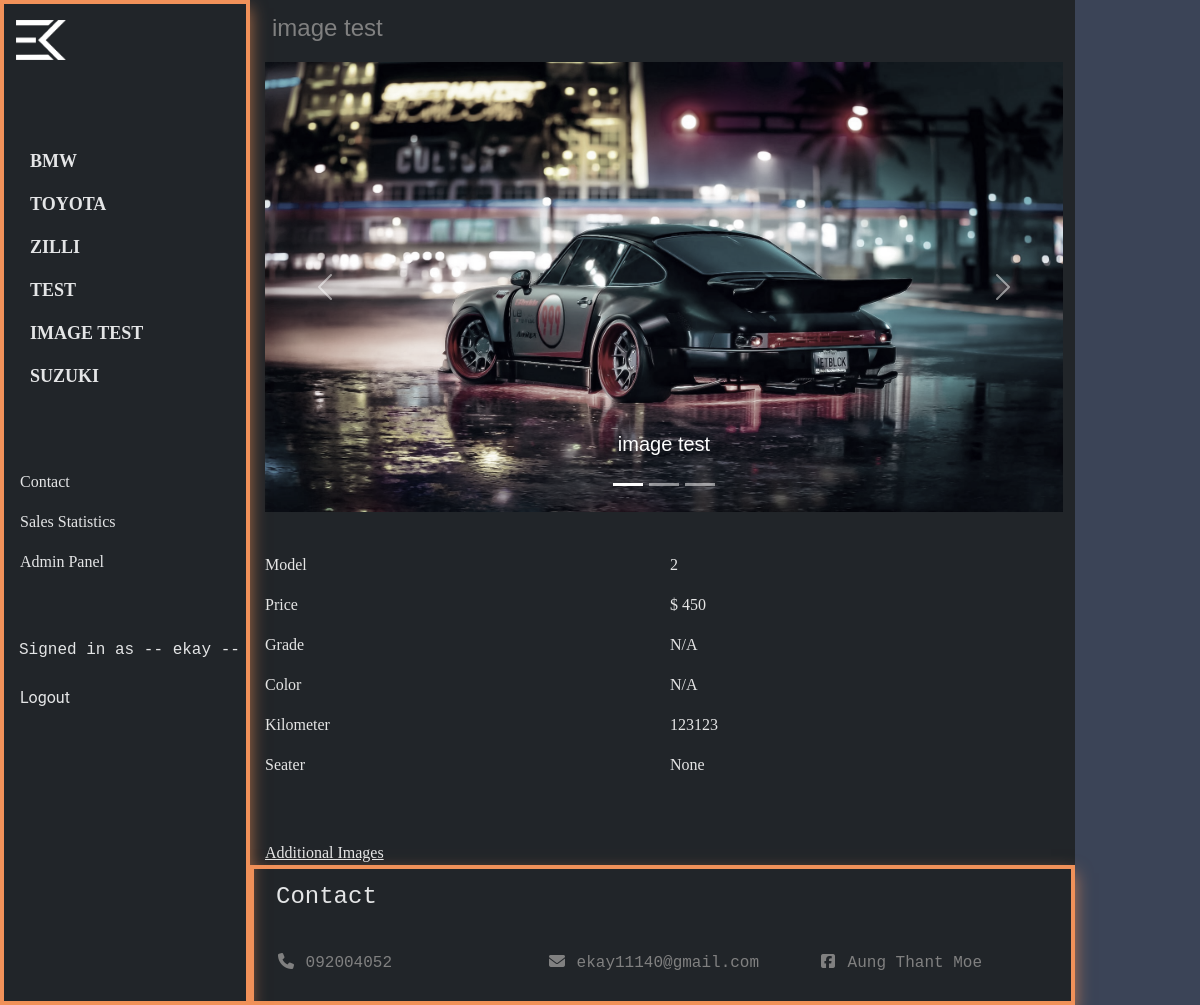
The page /home/details/87/ (signed in) on the database its author committed.
### car_dealership/models.py (models this page shows, shortened)
class CarBrand(models.Model):
    name = models.CharField(max_length=50)

class Car(models.Model):
    car_model = models.ForeignKey(CarModel, on_delete=models.CASCADE)
    year = models.IntegerField()
    price = models.CharField(max_length=100, null=True, blank=True)
    mileage = models.IntegerField(null=True, blank=True)
    grade = models.CharField(max_length=100, null=True, blank=True)
    color = models.CharField(max_length=100, null=True, blank=True)
    optional = models.TextField(null=True, blank=True)
    available = models.BooleanField(default=True)
    seater = models.IntegerField(null=True, blank=True)

class CarModel(models.Model):
    brand = models.ForeignKey(CarBrand, on_delete=models.CASCADE)
    name = models.CharField(max_length=50)

class CarImage(models.Model):
    car = models.ForeignKey('Car', on_delete=models.CASCADE)
    image = models.ImageField(upload_to='car_images/')

### car_dealership/views.py (the view)
@user_required
def car_details(request, car_id):
    car = get_object_or_404(Car, id=car_id)
    financial_details, created = FinancialDetails.objects.get_or_create(car=car)
    car_brands = CarBrand.objects.all()
    context = {
        'car': car,
        'car_brands': car_brands,
        'financial_details': financial_details,
    }
    return render(request, 'car_details.html', context)

### templates/car_details.html (shortened to what this page needs)
{% extends 'base.html' %}
{% load static %}
{% block content %}
<div class="display-container container">
    <div id="carouselExampleCaptions" class="carousel slide" data-bs-ride="carousel">
      <div class="carousel-indicators">
        <button type="button" data-bs-target="#carouselExampleCaptions" data-bs-slide-to="0" class="active" aria-current="true" aria-label="Slide 1"></button>
        <button type="button" data-bs-target="#carouselExampleCaptions" data-bs-slide-to="1" aria-label="Slide 2"></button>
        <button type="button" data-bs-target="#carouselExampleCaptions" data-bs-slide-to="2" aria-label="Slide 3"></button>
      </div>
        <div class="carousel-inner">
            {% if car.carimage_set.all %}
            {% for car_image in car.carimage_set.all %}
                <div class="carousel-item {% if forloop.first %}active{% endif %}">
                    <img src="{{ car_image.image.url }}" class="car-image" alt="slide{{ forloop.counter }}">
                    <div class="carousel-caption d-none d-md-block">
                        <h5>{{ car.car_model.name }}</h5>
                    </div>
                </div>
            {% endfor %}
        {% endif %}
        </div>
      <button class="carousel-control-prev" type="button" data-bs-target="#carouselExampleCaptions" data-bs-slide="prev">
        <span class="carousel-control-prev-icon" aria-hidden="true"></span>
      </button>
      <button class="carousel-control-next" type="button" data-bs-target="#carouselExampleCaptions" data-bs-slide="next">
        <span class="carousel-control-next-icon" aria-hidden="true"></span>
      </button>
    </div>
</div>
    <div class="d-flex containerOne pr-0">
      <div class="detailTextContainer font1">
          <p class="alignLeft textWhite">Model</p>
          <p class="alignLeft textWhite">Price</p>
          <p class="alignLeft textWhite">Grade</p>
          <p class="alignLeft textWhite">Color</p>
          <p class="alignLeft textWhite">Kilometer</p>
          <p class="alignLeft textWhite">Seater</p>
          <br></br>
          {% if car.id %}
              <a href="{% url 'additional_images' car_id=car.id %}" class="alignLeft textWhite underline" target="_blank">Additional Images</a>
          {% endif %}
      </div>
      <div class="detailTextContainer font1">
        <p class="alignLeft textWhite">{{ car.year }}</p>
        <p class="alignLeft textWhite">$  {{ car.price }}</p>
        <p class="alignLeft textWhite">{{ car.grade }}</p>
        <p class="alignLeft textWhite">{{ car.color }}</p>
        <p class="alignLeft textWhite">{{ car.mileage }}</p>
        <p class="alignLeft textWhite">{{ car.seater }}</p>
      </div>
    </div>
</div>
{% endblock %}

### templates/base.html (shortened to what this page needs)
{% load static %}
<!DOCTYPE html>
<html>
<head>
<link rel="stylesheet" type="text/css" href="{% static 'common.css' %}">
<link href="https://cdn.jsdelivr.net/npm/bootstrap@5.0.2/dist/css/bootstrap.min.css" rel="stylesheet">
</head>
<body class="content" style="max-width:1200px">
  <nav class="sidebar bar-block bg-dark collapse top mt-100 mh-500 shadowOrange border-orange border-4" style="z-index:3;width:250px" id="mySidebar">
    <div class="container display-container padding-16">
      <a class="wide textWhite" href="{% url 'car_dealership' %}">
        <img src="\static\images\JustLogo.png" height="40" alt="logo">
      </a>
    </div>
    <div class="padding-64 large textWhite" style="font-weight:bold">
      {% for brand in car_brands %}
      <a onclick="myAccFunc('{{ brand.id }}')" href="javascript:void(0)" class="button block sideBar-dark left-align text-uppercase font1" id="myBtn">
        {{ brand.name }}
      </a>
      {% endfor %}
    </div>
    <a href="#contact" class="bar-item button padding font1 textWhite">Contact</a>
    {% if request.user.is_authenticated and request.user.role.role == 'moderator' %}
    <a href="{% url 'sales_stats' %}" class="bar-item button padding font1 textWhite">Sales Statistics</a>
    <a href="{% url 'admin_home' %}" class="bar-item button padding font1 textWhite">Admin Panel</a>
    {% endif %}
    <br></br>
    <p class="font-monospace mt-8 textWhite ml-15">Signed in as -- {{ request.user.username }} --</p>
    <a class="nav-link textWhite" href="{% url 'user_logout' %}">Logout</a>
  </nav>
<div class="main bg-dark mt-100">
  <header class="container xlarge">
    {% if request.path == '/home/' %}
    <p class="left">Cars</p>
    {% elif car.car_model.name %}
    <p class="left">{{car.car_model.name}}</p>
    {% else %}
    <p class="left"></p>
    {% endif %}
  </header>
  <div class="row grayscale m0 mr-0 pl-15">
    {% block content %}{% endblock %}
  </div>
<div class="row contactStyle bg-dark w100p">
    <footer class="shadowOrange border-orange border-4 p0" id="contact">
      <div class="footer-columns">
        <div class="footer-column font-monospace textWhite pb0">
          <p class="fs-4 textWhite">Contact</p>
        </div>
      </div>
      <div class="footer-columns">
        <div class="footer-column font-monospace textWhite pt0 pb0">
          <p><i class="fa fa-fw fa-phone"></i> 092004052</p>
        </div>
        <div class="footer-column font-monospace textWhite pt0 pb0">
          <p><i class="fa fa-fw fa-envelope"></i> ekay11140@gmail.com</p>
        </div>
        <div class="footer-column font-monospace textWhite pt0 pb0">
          <p><i class="fa fa-fw fa-brands fa-square-facebook"></i> Aung Thant Moe</p>
        </div>
      </div>
    </footer>
</div>
</body>
</html>

### mysite/static/common.css (style rules this page uses)
.content { margin-left: auto; margin-right: auto; }
@media (min-width: 993px) { .sidebar.collapse { display: block!important; } }
.sidebar { height: 100%; width: 200px; background-color: #fff; position: fixed!important; z-index: 1; overflow: auto; }
.top { top: 0; }
.container { padding: 0.01em 16px; }
.display-container { position: relative; }
.padding-16 { padding-top: 16px!important; padding-bottom: 16px!important; }
.wide { letter-spacing: 4px; }
.padding-64 { padding-top: 64px!important; padding-bottom: 64px!important; padding-left: 10px; padding-right: 10px; }
.large { font-size: 18px!important; }
.textWhite { color: #e4e5e6!important; }
.bar-block .bar-item { width: 87%; display: block; padding: 8px 16px; text-align: left; border: none; white-space: normal; float: none; outline: 0; }
.button { -webkit-touch-callout: none; -webkit-user-select: none; -khtml-user-select: none; -moz-user-select: none; -ms-user-select: none; user-select: none; }
.button { border: none; display: inline-block; padding: 8px 16px; vertical-align: middle; overflow: hidden; text-decoration: none; color: inherit; background-color: inherit; text-align: center; cursor: pointer; white-space: nowrap; }
.sidebar a { font-family: "Roboto", sans-serif; }
.left-align { text-align: left!important; }
.block { display: block; width: 80%; }
.padding { padding: 8px 16px!important; }
.xlarge { font-size: 24px!important; }
.main { transition: margin-left .4s; }
.left { float: left!important; margin-left: 10px; margin-top: 10px; }
.grayscale { filter: grayscale(75%); }
@media (min-width: 993px) { .row { content: ""; display: table!important; clear: both; } }
body, h1, h2, h3, h4, h5, h6, .wide { font-family: "Montserrat", sans-serif; }
.car-image { width: 100%; height: 65%; object-fit: contain; }
.containerOne { padding: 0.03em 16px; }
.alignLeft { text-align: left!important; }
p { display: block; margin-block-start: 1em; margin-block-end: 1em; margin-inline-start: 0px; margin-inline-end: 0px; color: grey; }
.detailTextContainer { width: 50%; }
@media (min-width: 993px) { .carousel-item img { width: 100%; height: 450px; object-fit: cover; transition: transform .6s ease-in-out; backface-visibility: hidden; float: left; } }
.carousel-inner { margin-bottom: 40px; }
a { text-decoration: none !important; }
.mt-8 { margin-top: 8px !important; }
.font1 { font-family: serif !important; }
.bg-dark { background-color: #202a40 !important; }
.border-orange { border: 1px solid #f19159!important; border-color: #f19159!important; }
.sideBar-dark { color: #e4e5e6 !important; }
body { background-color: #3b4457 !important; }
.shadowOrange { box-shadow: 0 0.5rem 1rem rgb(240 144 89 / 70%) !important; }
@media (min-width: 993px) { .contactStyle { margin-left: 250px !important; width: 825px; } }
@media (min-width: 993px) { .footer-columns { display: grid; grid-template-columns: repeat(3, 1fr); gap: 20px; text-align: left; } }
.footer-column { padding: 10px; }
.underline { text-decoration: underline !important; }
@media (min-width: 993px) { .main { margin-left:250px; margin-right: 125px; min-height:840px; } }
@media (min-width: 993px) { .pl-15 { padding-left: 15px; } }
@media (min-width: 993px) { .mr-0 { margin-right: 0 !important; } }
@media (min-width: 993px) { .pr-0 { padding-right: 0 !important; } }
.ml-15 { margin-left:15px !important; }

### templates/base.html (style rules this page uses)
.sidebar a { font-family: "Roboto", sans-serif }
body,h1,h2,h3,h4,h5,h6,.wide { font-family: "Montserrat", sans-serif; }

### rows shown on the page
CarBrand: name "BMW"
CarBrand: name "TOYOTA"
CarBrand: name "ZILLI"
CarBrand: name "TEST"
CarBrand: name "IMAGE TEST"
CarBrand: name "SUZUKI"
Car: car_model.name "image test", year "2", price "450", grade "N/A", color "N/A", mileage "123123", seater "None"
CarImage: image (picture)

### other values the page prints
{{ request.user.username }} "ekay"
